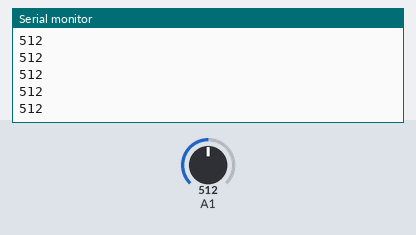
Bench run of a sketch on a simulated Arduino Uno, built with avr-gcc and run on an emulated ATmega328P. On the bench: the last lines printed to the serial monitor. Inputs (shaded band) come from the test bench; at power-on: A1 = 512.

Above: at 1.2 s.
1.3 s: A1 set to 716
At 2.1 s:
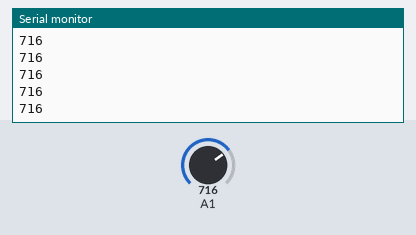
2.8 s: A1 set to 900
At 3.4 s:
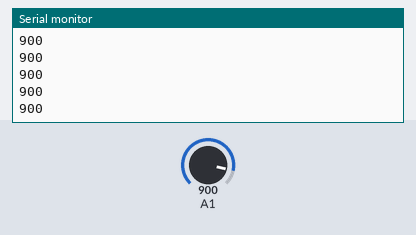
Timing chart, 0 to 5.8 s (numbered marks = the images above; inputs shaded):
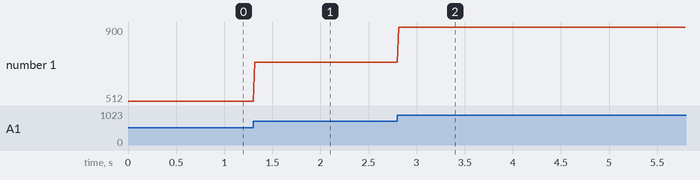

The sketch:

potentiometer_read.ino
```cpp
int n;
void setup() {
  // put your setup code here, to run once:
Serial.begin(9600);
}

void loop() {
  // put your main code here, to run repeatedly:
Serial.println(analogRead(A1));
delay(15);
}
```

Measured:
- after the input at 1.3 s, the serial monitor: prints a new line at once (image 1)
- after the input at 2.8 s, the serial monitor: prints a new line at once (image 2)
- plotted number 1: 512 → 716 after the input at 1.3 s, 716 → 900 after the input at 2.8 s
